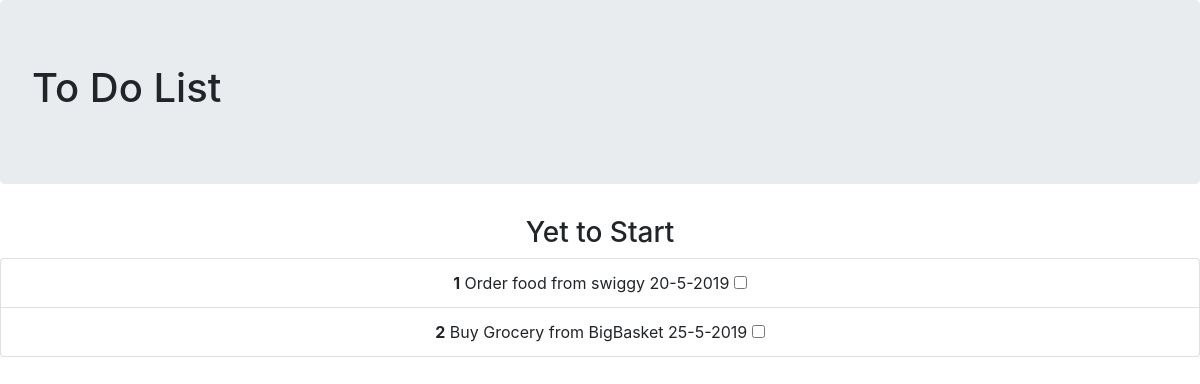
Before: / with the older database file.
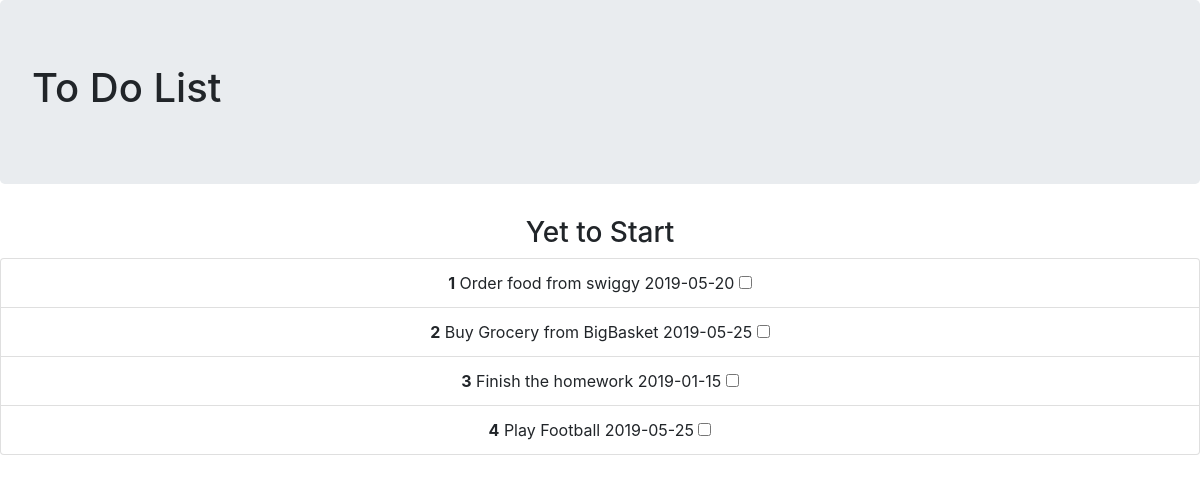
After: the same page with the newer database file.
### tables this page shows
CREATE TABLE TASKS
         (ID INT PRIMARY KEY     NOT NULL,
         Task           CHAR(100)    NOT NULL,
         Due_By        datetime         NOT NULL,
         Status        CHAR(50) );

### app.py (the view)
@app.route('/')
def api_all():
    conn = sqlite3.connect('Database/test.db')
    conn.row_factory = dict_factory
    cur = conn.cursor()
    tasks = cur.execute('SELECT * FROM TASKS;')
    return render_template('tasks.html',Tasks=tasks)

### app.py (called while the page is built)
def dict_factory(cursor, row):
    d = {}
    for idx, col in enumerate(cursor.description):
        d[col[0]] = row[idx]
    return d

### templates/tasks.html (shortened to what this page needs)
{% extends 'layout.html' %}
{% block body %}
    <center>
        <h3>Yet to Start</h3>
        <ul class="list-group">
            {% for i in Tasks %}
                    <li class="list-group-item"><b>{{i.ID}}</b>{{" " + i.Task + " " + i.Due_By}} <input type="checkbox" ></li>
            {% endfor %}
        </ul>
    </center>
{% endblock %}

### templates/layout.html (shortened to what this page needs)
<!DOCTYPE html>
<html lang="en">
<head>
    <link rel="stylesheet" href="https://stackpath.bootstrapcdn.com/bootstrap/4.4.1/css/bootstrap.min.css">
</head>
<body bgcolor="grey">
    <div class="jumbotron text-centre">
        <h1>To Do List</h1>
    </div>
    {% block body %}{% endblock %}
</body>
</html>

Changed rows visible on the page:
changed TASKS id 1: Task+Due_By "Order food from swiggy 20-5-2019" → "Order food from swiggy 2019-05-20"
changed TASKS id 2: Task+Due_By "Buy Grocery from BigBasket 25-5-2019" → "Buy Grocery from BigBasket 2019-05-25"
added TASKS: ID "3", Task+Due_By "Finish the homework 2019-01-15"
added TASKS: ID "4", Task+Due_By "Play Football 2019-05-25"
